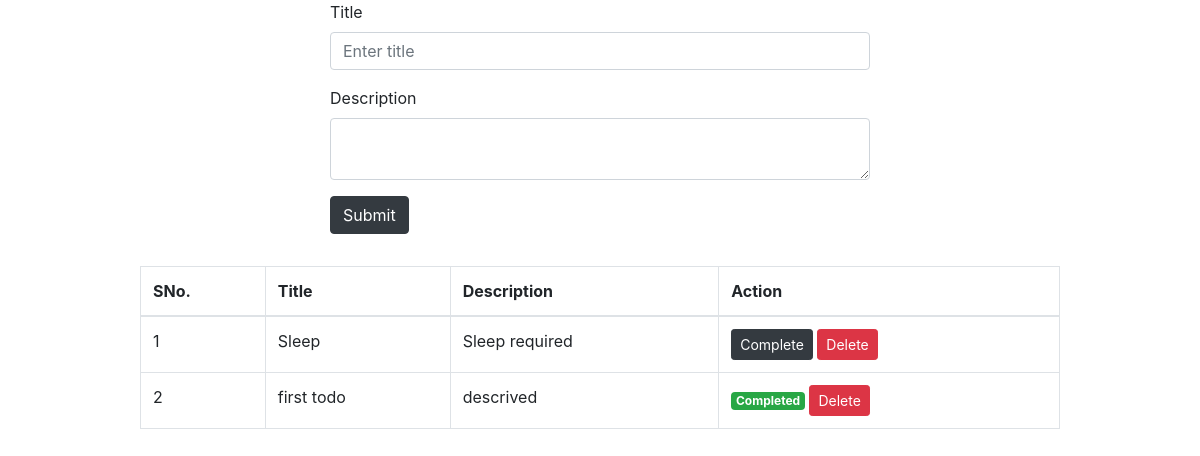
/todo/, run on an earlier commit of the app's database.
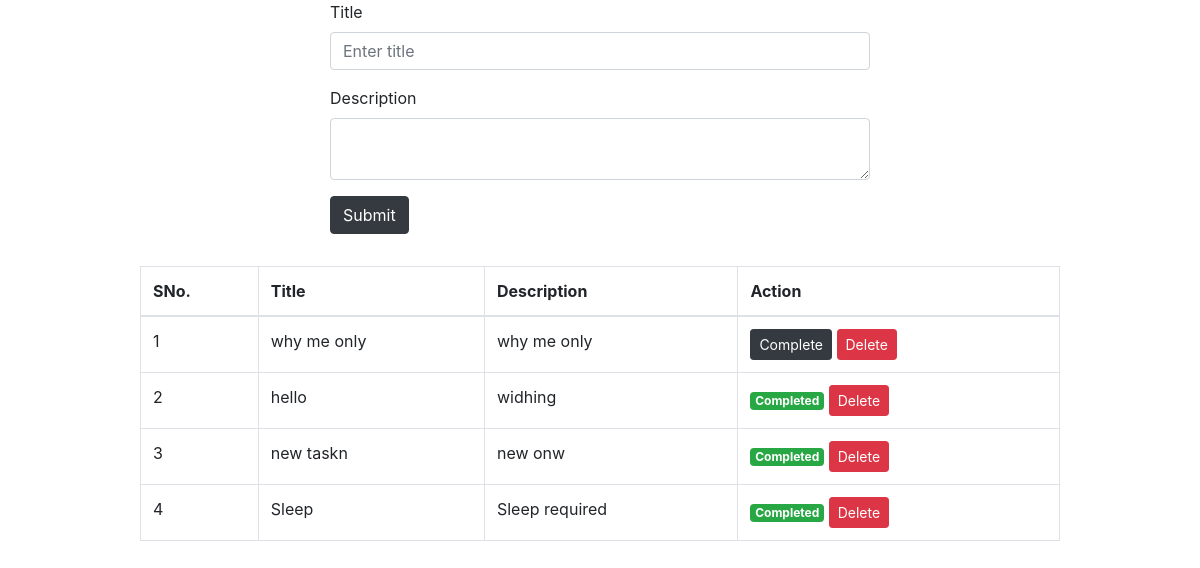
And on a later commit of the database.
### todo/models.py (models this page shows)
class Todo(models.Model):
    title = models.CharField(max_length=300)
    description = models.TextField()
    completed = models.BooleanField(default=False)

### todo/views.py (the view)
# urls.py: path('',views.todo_list, name='todo_list'),
def todo_list(request):
    todos=Todo.objects.order_by('-id').all()
    return render(request, 'todo/index.html',{'todos':todos})

### templates/todo/index.html (shortened to what this page needs)
<!DOCTYPE html>
<html lang="en">
  <head>
    <link rel="stylesheet" href="https://cdn.jsdelivr.net/npm/bootstrap@4.6.2/dist/css/bootstrap.min.css" />
  </head>
  <body>
    <div class="container">
      <div class="row justify-content-center">
        <div class="col-md-6 form-container">
          <form action="{% url 'create_todo' %}" method="POST">
            <div class="form-group">
              <label for="title">Title</label>
              <input type="text" class="form-control" id="title" placeholder="Enter title" name="title" />
            </div>
            <div class="form-group">
              <label for="description">Description</label>
              <textarea class="form-control" name="description"></textarea>
            </div>
            <button type="submit" class="btn btn-dark">Submit</button>
          </form>
        </div>
      </div>
      <div class="row justify-content-center">
        <div class="col-md-10 table-responsive">
          <table class="table table-bordered">
            <thead>
              <tr>
                <th>SNo.</th>
                <th>Title</th>
                <th>Description</th>
                <th>Action</th>
              </tr>
            </thead>
            <tbody>
              {% for todo in todos %}
              <tr>
                <td>{{ forloop.counter }}</td>
                <td>{{ todo.title }}</td>
                <td>{{ todo.description }}</td>
                <td>
                  {% if todo.completed %}
                  <span class="badge badge-success">Completed</span>
                  {% else %}
                  <a class="btn btn-sm btn-dark" href="{% url 'complete_todo' todo.id %}">Complete</a>
                  {% endif %}
                  <a class="btn btn-sm btn-danger" href="{% url 'delete_todo' todo.id %}">Delete</a>
                </td>
              </tr>
              {% endfor %}
            </tbody>
          </table>
        </div>
      </div>
    </div>
  </body>
</html>

### templates/todo/index.html (style rules this page uses)
.table-responsive { overflow-x: auto; }
.form-container { margin-bottom: 2rem; }

What changed in the data, as far as the page shows it:
removed Todo: title "first todo", description "descrived", completed "Completed"
added Todo: title "why me only", description "why me only", completed "Complete"
added Todo: title "hello", description "widhing", completed "Completed"
added Todo: title "new taskn", description "new onw", completed "Completed"
changed Todo "Sleep": completed "Complete" → "Completed"
